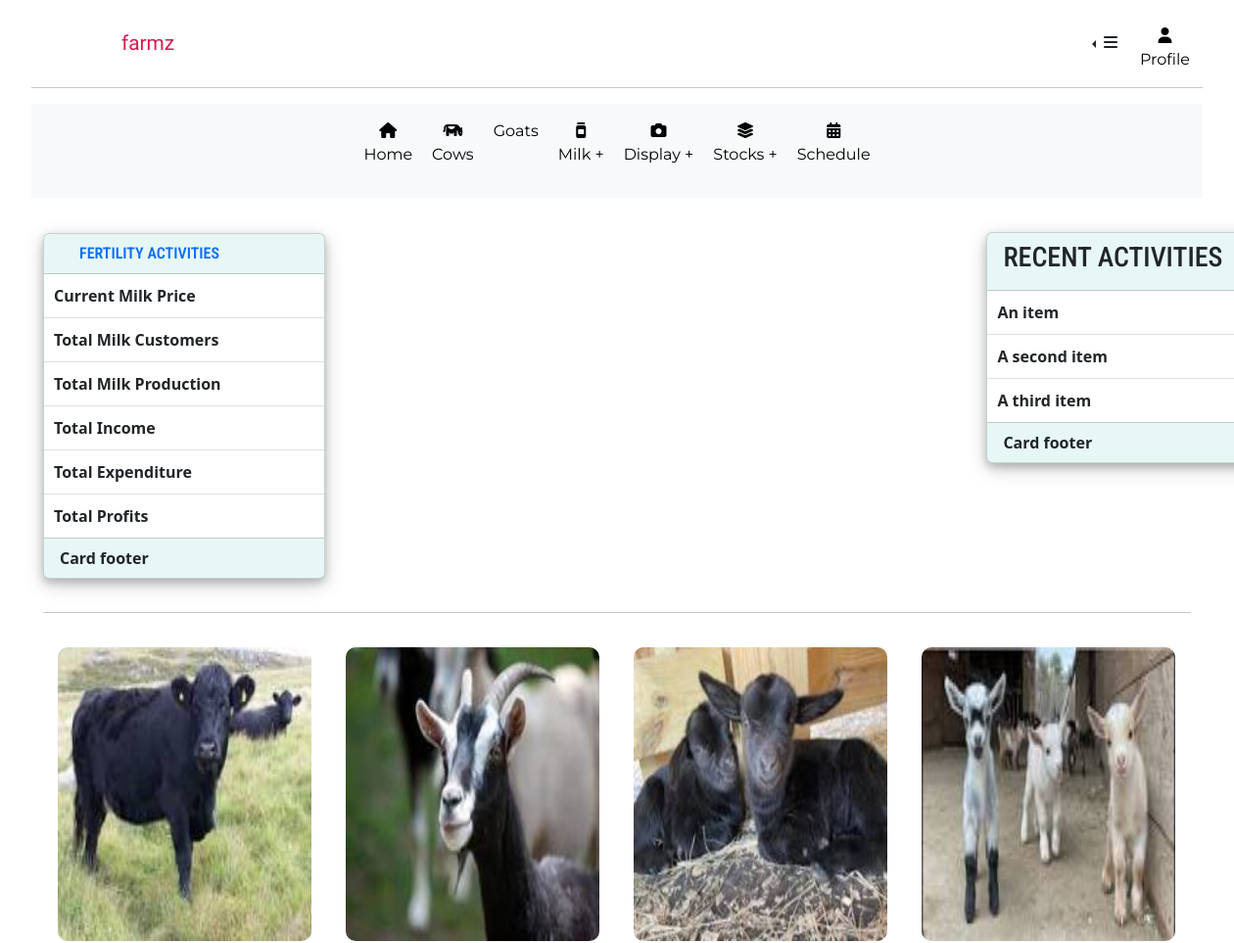
Before: /goats/gaotList/ (upper part) with the older database file.
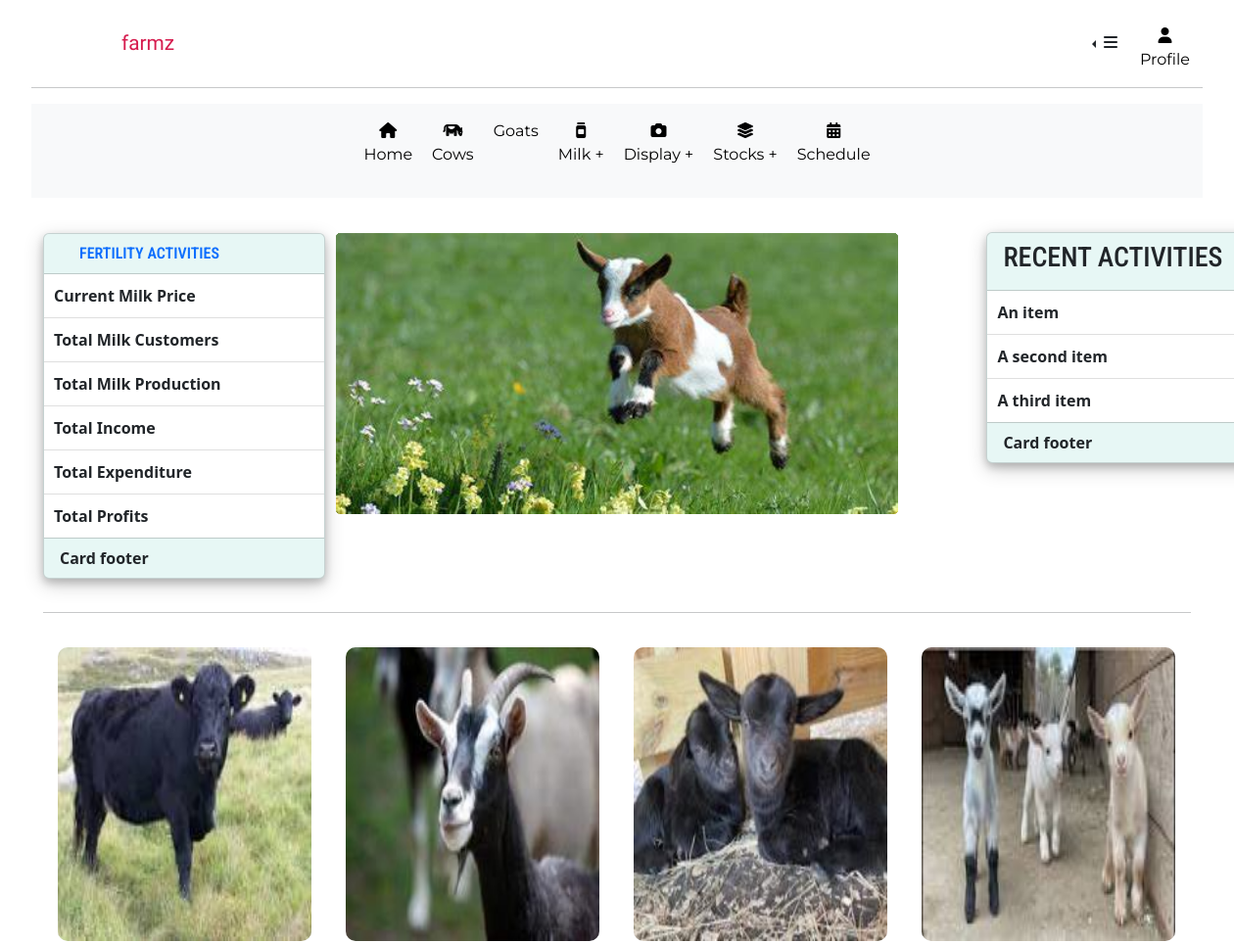
After: the same page with the newer database file.
### goats/models.py (models this page shows, shortened)
class Goat(models.Model):
	name=models.CharField(max_length=100)
	age=models.IntegerField()
	image=models.ImageField(upload_to='GoatImages/',default='goatdefault.jpg')
	breed=models.CharField(max_length=100)
	color=models.CharField(max_length=100)
	gender=models.CharField(max_length=10)
	category=models.CharField(max_length=2,choices=GOAT_CHOICES)

### farmapp/models.py (models this page shows, shortened)
class DisplayImage(models.Model):
	frontdisplayImg=models.ImageField(upload_to="display_img/",default="defaultDisplay.jpg", null=True,blank=True)
	cowDisplay=models.ImageField(upload_to="cowImage/",default="cowDisplay.jpg", null=True,blank=True)
	goatDisplay=models.ImageField(upload_to="goatImage/",default="goatDefault.jpg", null=True,blank=True)
	def get_goat_display(self):
		return self.goatDisplay.url

### goats/views.py (the view)
# urls.py: path("gaotList/",gaotList,name="goat-list"),
def gaotList(request):
	displays=DisplayImage.objects.all()
	goats=Goat.objects.all()
	return render(request,'goats/goatlist.html',{'goats':goats,'displays':displays})

### goats/templates/goats/goatlist.html (shortened to what this page needs)
{%extends 'farmapp/base.html'%}
{%load crispy_forms_tags%}
{%block content%}
<div class="cowbody">
	<div class="row">
		<div class="col-lg-3 left-cow-card">
			<div class="card left-card"style="width: 18rem;">
				<div class="card-header top-card-header">
					<a class="topcardlink" href="">Fertility activities</a>
				</div>
				<div class="card-body">
					<ul class="list-group list-group-flush">
					    <li class="list-group-item">Current Milk Price</li>
					    <li class="list-group-item">Total Milk Customers</li>
					    <li class="list-group-item">Total Milk Production</li>
					    <li class="list-group-item">Total Income</li>
					    <li class="list-group-item">Total Expenditure</li>
						<li class="list-group-item">Total Profits</li>
				  	</ul>
				</div>
			    <div class="card-footer">
			    	Card footer
			    </div>
			</div>
		</div>
		<div class="col-lg-6">
			<div id="carouselExampleFade" class="carousel slide carousel-fade" data-bs-ride="carousel">
			  <div class="carousel-inner">
			  	{%for display in displays%}
			    <div class="carousel-item active">
			      <img src="{{display.get_goat_display}}" class="d-block w-100" id="frontDisplay" alt="...">
			    </div>
			    {%endfor%}
			  </div>
			</div>
		</div>
			<div class="col-lg-3 right-cow-card">
				<div class="card left-card" style="width: 18rem;">
					<div class="card-header">
						<h3>Recent Activities</h3>
					</div>
					<div class="card-body">
					  <ul class="list-group list-group-flush">
					    <li class="list-group-item">An item</li>
					    <li class="list-group-item">A second item</li>
					    <li class="list-group-item">A third item</li>
					  </ul>
					</div>
				  	<div class="card-footer">
				    	Card footer
				  	</div>
				</div>
			</div>
	</div>
</div>
<hr style="margin-top:2rem;">
<div class="bottom-card-home container-fluid">
	<div class="row listrow">
		{%for goat in goats%}
		<div class="col-lg-3 col-md-4 cowbottom">
			<div>
				<div class="cow-list-img">
					<img src="{{goat.image.url}}" class="cowImg" alt="{{goat.name}} image">
				</div>
			</div>
		</div>
		{%endfor%}
	</div>
</div>
{%endblock content%}

Changed rows visible on the page:
added DisplayImage: goat (placeholder picture)
